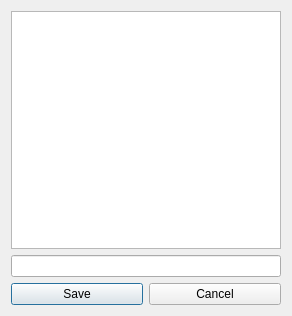
<?xml version="1.0" encoding="UTF-8"?>
<ui version="4.0">
 <class>Save</class>
 <widget class="QDialog" name="Save">
  <property name="geometry">
   <rect>
    <x>0</x>
    <y>0</y>
    <width>292</width>
    <height>316</height>
   </rect>
  </property>
  <property name="windowTitle">
   <string>Dialog</string>
  </property>
  <layout class="QGridLayout" name="gridLayout">
   <item row="0" column="0">
    <layout class="QVBoxLayout" name="verticalLayout">
     <item>
      <widget class="QListWidget" name="saveLineWidget"/>
     </item>
     <item>
      <widget class="QLineEdit" name="saveLineEdit"/>
     </item>
     <item>
      <layout class="QHBoxLayout" name="horizontalLayout">
       <item>
        <widget class="QPushButton" name="savePushButton">
         <property name="text">
          <string>Save</string>
         </property>
        </widget>
       </item>
       <item>
        <widget class="QPushButton" name="cancelPushButton">
         <property name="text">
          <string>Cancel</string>
         </property>
        </widget>
       </item>
      </layout>
     </item>
    </layout>
   </item>
  </layout>
 </widget>
 <resources/>
 <connections/>
</ui>
